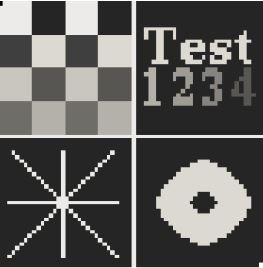
%> input picture median.JPG, 263 x 268 px
$ octave --eval "CS6640_Week3;"   (GNU Octave 9; MATLAB toolbox functions it lacks are replaced by stand-ins)
%> lines starting %> are read from the running program, lines starting %| are printed output that depends on the picture
function CS6640_Week3
% CS6640_Week3 - demo code for Week 3
% On input:
%     N/A
% On output:
%     Some visualizations
% Call:
%     CS6640_Week3
% Author:
%     T. Henderson
%     UU
%     Fall 2018
%

% Convolution: separable kernels
A = conv2(ones(3,1)/3,ones(1,3)/3)
A = (ones(3,1)/3)*(ones(1,3)/3)

L = fspecial('laplacian',0.7);
G = fspecial('gaussian',21,3);
LoG = imfilter(G,L);
surf(LoG);
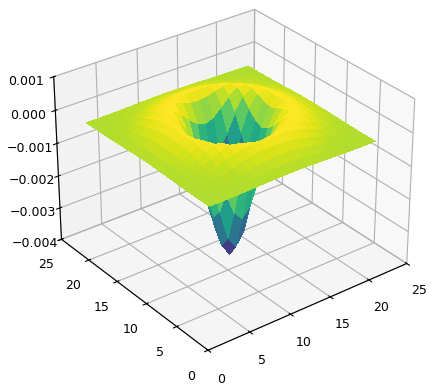
%> figure redrawn from the program's plot data
surf(-LoG);
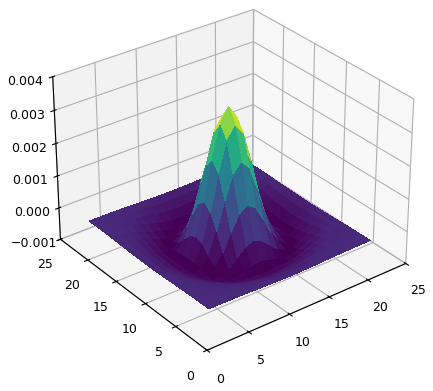
%> figure redrawn from the program's plot data
imshow(imresize(mat2gray(-LoG),[101,101]));

% p. 45
imp45 = imread('median.JPG');
%> imp45 is the input picture: size 268x263x3 uint8; mean R, G, B 94.8, 93.9, 92
imp45g = rgb2gray(imp45);
imp45n = imnoise(imp45g,'gaussian');
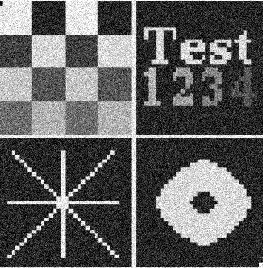
%> imp45n: size 268x263 uint8; min 0, max 255, mean 93.9
%> (the run ends here)
